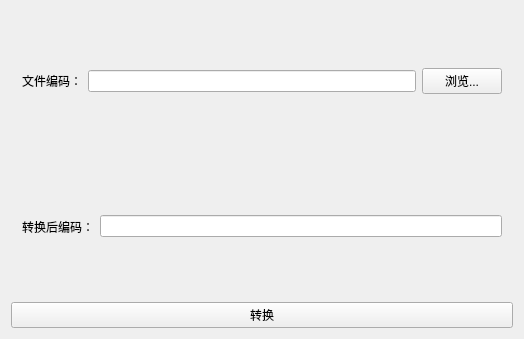
<?xml version="1.0" encoding="UTF-8"?>
<ui version="4.0">
 <class>Widget</class>
 <widget class="QWidget" name="Widget">
  <property name="geometry">
   <rect>
    <x>0</x>
    <y>0</y>
    <width>524</width>
    <height>339</height>
   </rect>
  </property>
  <property name="windowTitle">
   <string>Widget</string>
  </property>
  <layout class="QVBoxLayout" name="verticalLayout">
   <item>
    <widget class="QWidget" name="widget" native="true">
     <layout class="QHBoxLayout" name="horizontalLayout">
      <item>
       <widget class="QLabel" name="label">
        <property name="text">
         <string>文件编码：</string>
        </property>
       </widget>
      </item>
      <item>
       <widget class="QLineEdit" name="oldEdit"/>
      </item>
      <item>
       <widget class="QPushButton" name="chooseBtn">
        <property name="text">
         <string>浏览...</string>
        </property>
       </widget>
      </item>
     </layout>
    </widget>
   </item>
   <item>
    <widget class="QWidget" name="widget_2" native="true">
     <layout class="QHBoxLayout" name="horizontalLayout_2">
      <item>
       <widget class="QLabel" name="label_2">
        <property name="text">
         <string>转换后编码：</string>
        </property>
       </widget>
      </item>
      <item>
       <widget class="QLineEdit" name="newEdit"/>
      </item>
     </layout>
    </widget>
   </item>
   <item>
    <widget class="QPushButton" name="sureBtn">
     <property name="text">
      <string>转换</string>
     </property>
    </widget>
   </item>
  </layout>
 </widget>
 <layoutdefault spacing="6" margin="11"/>
 <resources/>
 <connections/>
</ui>
